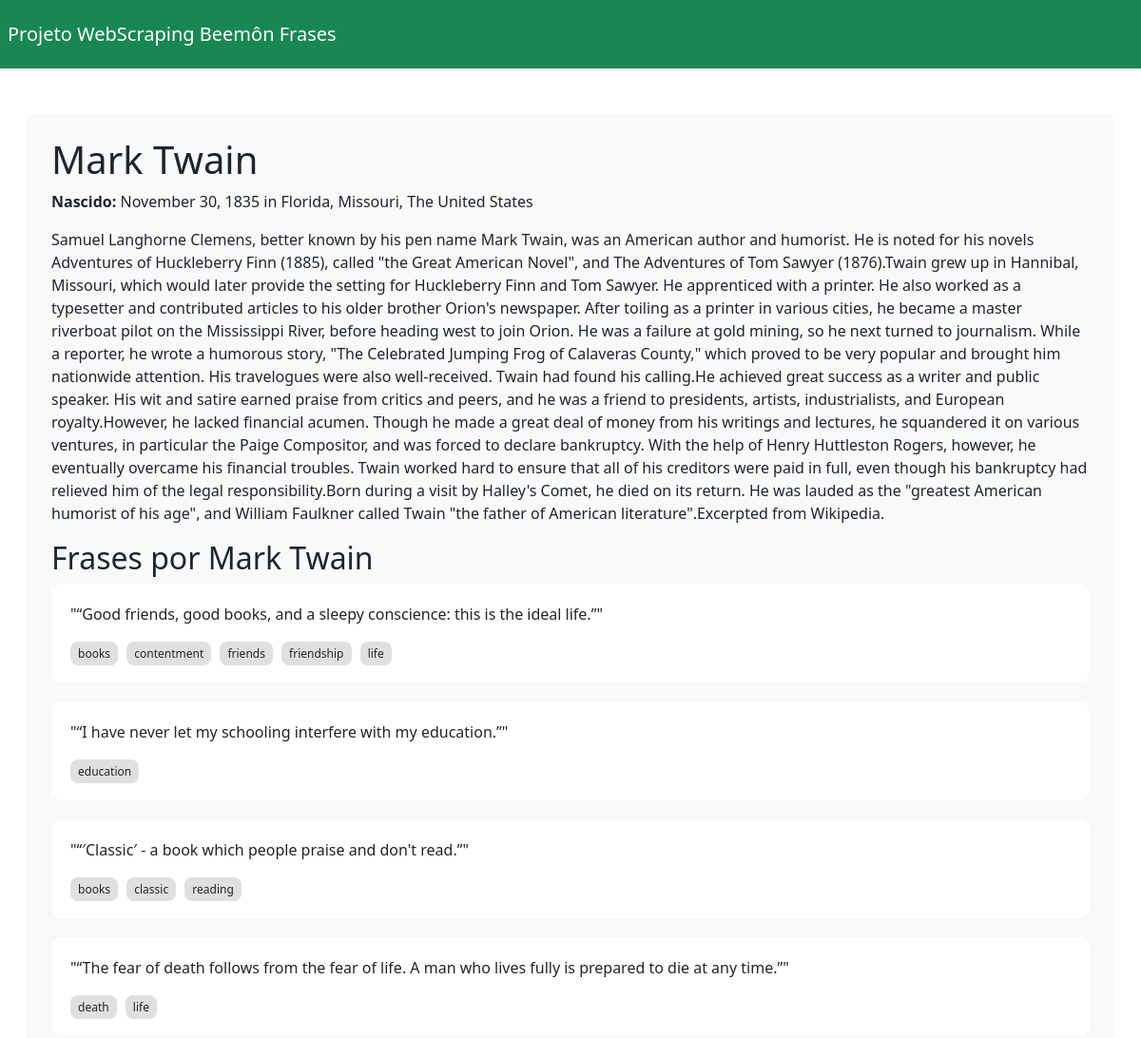
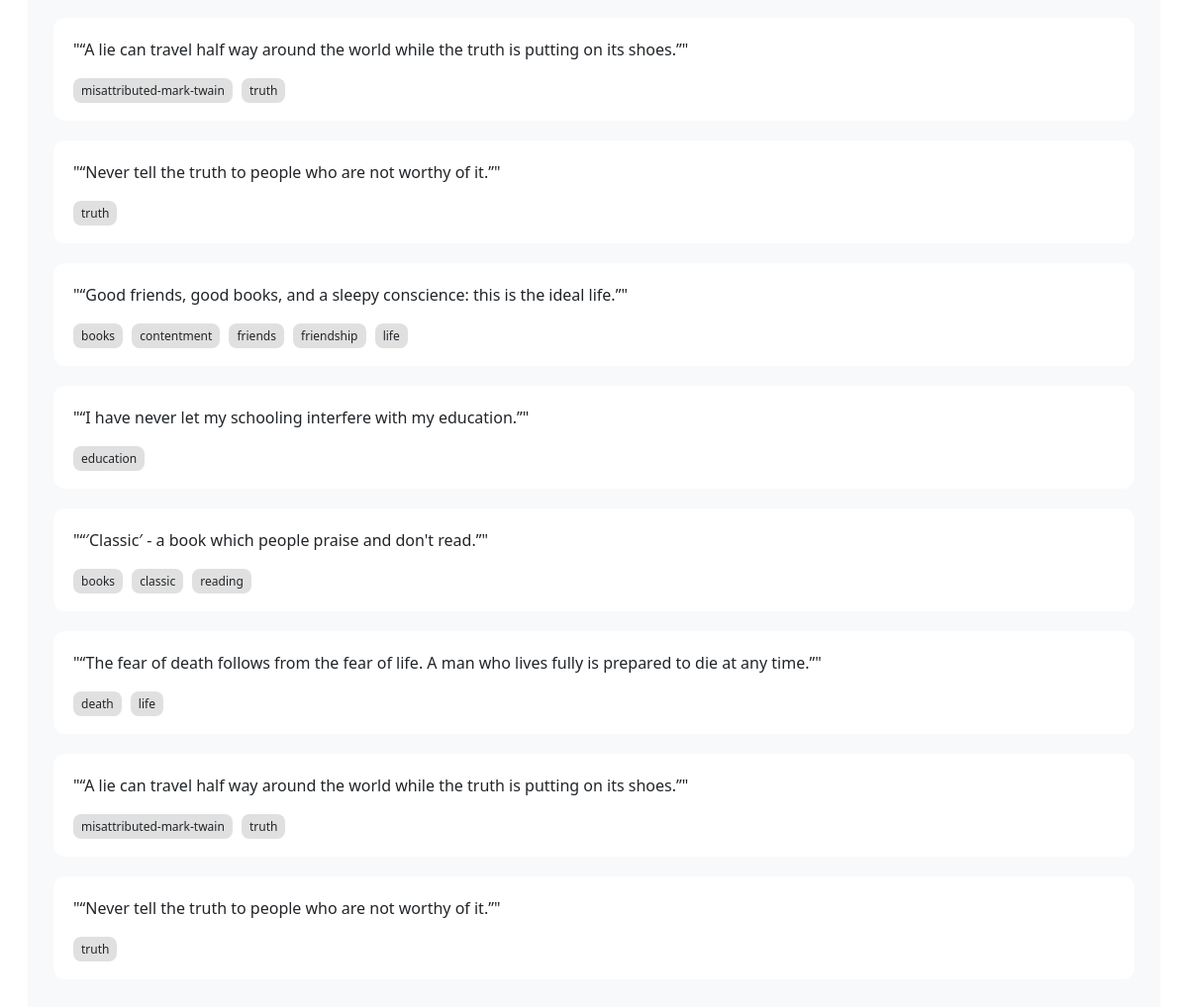
Page /author/Mark Twain/ on the committed database (2 pictures, top to bottom).
### scraping/models.py (models this page shows)
class Author(models.Model):
    name = models.CharField(max_length=256, unique=True, primary_key=True)
    born = models.CharField(max_length=128, blank=True, null=True)
    description = models.TextField(blank=True, null=True)

class Quote(models.Model):
    text = models.CharField(max_length=1024, blank=True, null=True)
    author = models.ForeignKey(Author, blank=True, null=True, on_delete=models.DO_NOTHING)
    tags = models.ManyToManyField(Tag)

class Tag(models.Model):
    name = models.CharField(max_length=256, unique=True, primary_key=True)

### scraping/views.py (the view)
# urls.py: path('author/<str:name>/', views.AuthorDetailView.as_view(), name='author_detail'),
class AuthorDetailView(View):
    def get(self, request, name):
        author = get_object_or_404(models.Author, name=name)
        quotes = models.Quote.objects.filter(author=author)
        context = {
            'author': author,
            'quotes': quotes
        }
        return render(request, 'author_detail.html', context)

### scraping/templates/author_detail.html
{% extends "main.html" %}
{% block content %}
    <div class="author-card">
        <h1>{{ author.name }}</h1>
        {% if author.born %}
            <p><strong>Nascido:</strong> {{ author.born }}</p>
        {% endif %}
        {% if author.description %}
            <p>{{ author.description }}</p>
        {% else %}
            <p>Nenhuma descrição disponível.</p>
        {% endif %}
    </div>
    <h2>Frases por {{ author.name }}</h2>
    {% if quotes %}
        {% for quote in quotes %}
            <div class="quote-card">
                <blockquote>"{{ quote.text }}"</blockquote>
                <div class="quote-tags">
                    {% for tag in quote.tags.all %}
                        <span>{{ tag.name }}</span>
                    {% endfor %}
                </div>
            </div>
        {% endfor %}
    {% else %}
        <p>Esse autor não tem frases.</p>
    {% endif %}
{% endblock %}

### scraping/templates/main.html (style rules this page uses)
.quote-card { background-color: white; border-radius: 12px; padding: 20px; margin-bottom: 20px; transition: transform 0.2s; }
.quote-tags span { background-color: #e0e0e0; border-radius: 8px; padding: 4px 8px; margin-right: 5px; font-size: 12px; }

### rows in the picture
Author: name "Mark Twain", born "November 30, 1835 in Florida, Missouri, The United States", description "Samuel Langhorne Clemens, better known by his pen name Mark Twain, was an American author and humorist. He is noted for his novels Adventures of Huckleberry Finn (1885), called \"the Great American Novel\", and The Adventures of Tom Sawyer (1876).Twain grew up in Hannibal, Missouri, which would later provide the setting for Huckleberry Finn and Tom Sawyer. He apprenticed with a printer. He also worked as a typesetter and contributed articles to his older brother Orion's newspaper. After toiling as a printer in various cities, he became a master riverboat pilot on the Mississippi River, before heading west to join Orion. He was a failure at gold mining, so he next turned to journalism. While a…"
Quote: text "“Good friends, good books, and a sleepy conscience: this is the ideal life.”"
Tag: name "books"
Tag: name "contentment"
Tag: name "friends"
Tag: name "friendship"
Tag: name "life"
Quote: text "“I have never let my schooling interfere with my education.”"
Tag: name "education"
Quote: text "“′Classic′ - a book which people praise and don't read.”"
Tag: name "classic"
Tag: name "reading"
Quote: text "“The fear of death follows from the fear of life. A man who lives fully is prepared to die at any time.”"
Tag: name "death"
Quote: text "“A lie can travel half way around the world while the truth is putting on its shoes.”"
Tag: name "misattributed-mark-twain"
Tag: name "truth"
Quote: text "“Never tell the truth to people who are not worthy of it.”"
Quote: text "“Good friends, good books, and a sleepy conscience: this is the ideal life.”"
Quote: text "“I have never let my schooling interfere with my education.”"
Quote: text "“′Classic′ - a book which people praise and don't read.”"
Quote: text "“The fear of death follows from the fear of life. A man who lives fully is prepared to die at any time.”"
Quote: text "“A lie can travel half way around the world while the truth is putting on its shoes.”"
Quote: text "“Never tell the truth to people who are not worthy of it.”"
